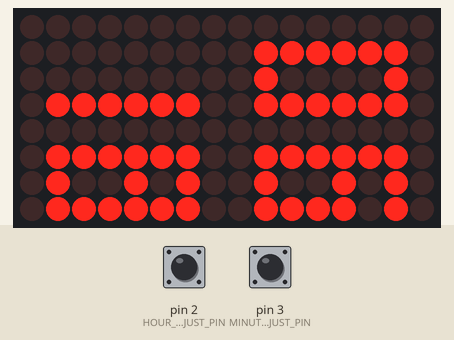
Simulated run of this sketch. Board: Arduino Uno, built with avr-gcc and run on an emulated ATmega328P. On the bench: 16×8 LED matrix. Inputs (shaded band) come from the test bench; at power-on: pin 2 (HOUR_ADJUST_PIN) HIGH, pin 3 (MINUTE_ADJUST_PIN) HIGH.

Above: at 1.2 s.
1.3 s: pin 2 (HOUR_ADJUST_PIN) pulled LOW for 0.25 s
At 1.52 s:
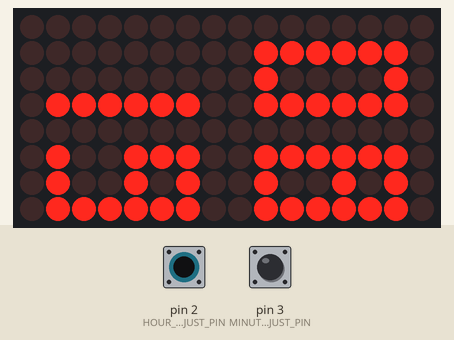
3.5 s: pin 3 (MINUTE_ADJUST_PIN) pulled LOW for 0.25 s
At 3.76 s:
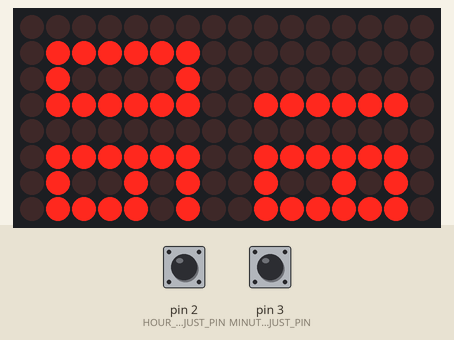
5.7 s: pin 2 (HOUR_ADJUST_PIN) pulled LOW for 1 s
At 5.99 s:
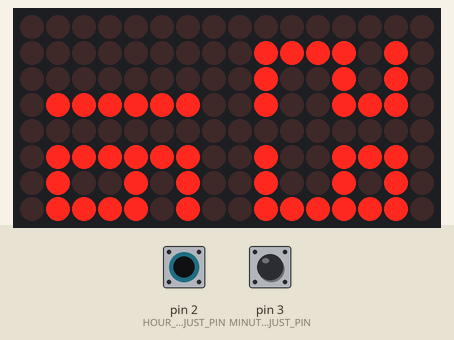
8.2 s: pin 3 (MINUTE_ADJUST_PIN) pulled LOW for 1 s
At 8.43 s:
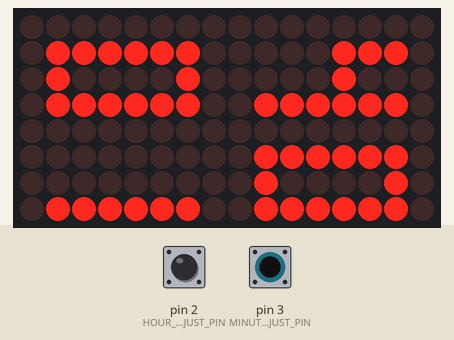
10.7 s: pin 2 (HOUR_ADJUST_PIN) pulled LOW for 0.25 s
At 10.87 s:
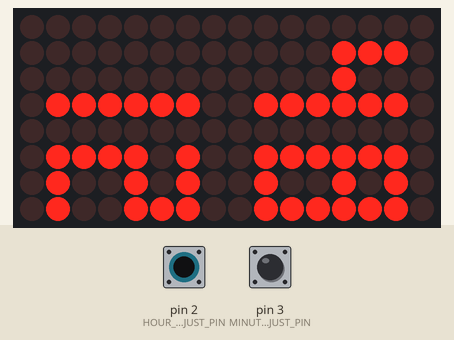
12.8 s: pin 3 (MINUTE_ADJUST_PIN) pulled LOW for 0.25 s
At 12.9 s:
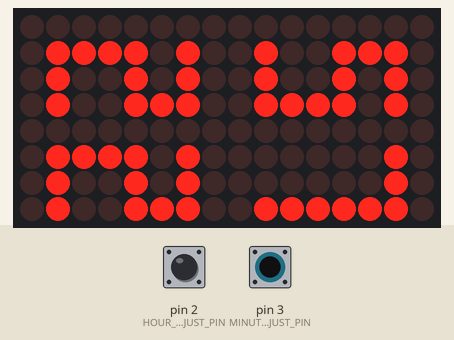

Measured:
- after the input at 1.3 s, the display: changes after 0.13 s (image 1)
- after the input at 3.5 s, the display: changes after 0.16 s (image 2)
- after the input at 5.7 s, the display: changes after 0.20 s (image 3)
- after the input at 8.2 s, the display: changes after 0.14 s (image 4)
- after the input at 10.7 s, the display: changes after 0.07 s (image 5)
- after the input at 12.8 s, the display: changes at once (image 6)

The sketch:

arduino_clock.ino
```cpp
#include <LedControl.h>

#define MATRIX_DATA_IN_PIN 11
#define LOAD_CS_PIN 10
#define CLK_PIN 9
#define MATRIX_COUNT 2
#define HOUR_ADJUST_PIN 2
#define MINUTE_ADJUST_PIN 3

LedControl led_control = LedControl(MATRIX_DATA_IN_PIN, CLK_PIN, LOAD_CS_PIN, MATRIX_COUNT);
int device_count;

//could be more in hex or less in octal systems
#define DIGIT_COUNT 10
#define DIGIT_WIDTH 3

byte digits[DIGIT_COUNT][DIGIT_WIDTH] = {
  {
    0b01111110,
    0b01000010,
    0b01111110,
  },
  {
    0b00000000,
    0b00000000,
    0b01111110,
  },
  {
    0b01111010,
    0b01001010,
    0b01001110,
  },
  {
    0b01001010,
    0b01001010,
    0b01111110,
  },
  {
    0b00001110,
    0b00001000,
    0b01111110,
  },
  {
    0b01001110,
    0b01001010,
    0b01111010,
  },
  {
    0b01111110,
    0b01001010,
    0b01111010,
  },
  {
    0b00000010,
    0b00000010,
    0b01111110,
  },
  {
    0b01111110,
    0b01001010,
    0b01111110,
  },
  {
    0b01001110,
    0b01001010,
    0b01111110,
  },
};

void setup() {
  device_count = led_control.getDeviceCount();
  for (int device_addr = 0; device_addr < device_count; device_addr++) {
    reset_screen(device_addr);
  }
  pinMode(HOUR_ADJUST_PIN, INPUT_PULLUP);
  pinMode(MINUTE_ADJUST_PIN, INPUT_PULLUP);
}

void reset_screen(int device_addr) {
  led_control.shutdown(device_addr, false);
  led_control.setIntensity(0, 8);
}

int second = 00;
int minute = 00;
int hour = 12;
void loop() {
  bool __had_updates = update_hour_and_minute();
  update_time_display(0, 1);
  if (__had_updates){
    delay(200);
  } else {
    inc_second();
    delay(1000);
  }
}

bool update_hour_and_minute(){
  bool __adj_hour = digitalRead(HOUR_ADJUST_PIN);
  bool __adj_minute = digitalRead(MINUTE_ADJUST_PIN);
  if (__adj_hour){
    inc_hour();
  }
  if (__adj_minute){
    inc_minute();
  }
  return __adj_hour || __adj_minute;
}

void inc_hour(){
  hour++;
  if (hour == 24){
    hour = 0;
  }
}

void inc_minute(){
  minute++;
  if (minute == 60){
    minute = 0;
    inc_hour();
  }
}

void inc_second(){
  second++;
  if (second == 60){
    second = 0;
    inc_minute();
  }
}

void update_time_display(int _hour_display_addr, int _minute_display_addr) {
  display_number(_hour_display_addr, hour);
  display_number(_minute_display_addr, minute);
}

//displays a number between 00 and XX (X is max single digit in a given system, i.e. 9 in decimal)
int offset = 4;
void display_number(int _device_addr, int _number_to_show) {
  int __lower_digit = _number_to_show % DIGIT_COUNT;
  int __upper_digit = _number_to_show / DIGIT_COUNT;
  for (int i = 0; i < DIGIT_WIDTH; i++) {
    led_control.setRow(_device_addr, i + 1, digits[__upper_digit][i]);
  }
  for (int i = 0; i < DIGIT_WIDTH; i++) {
    led_control.setRow(_device_addr, i + offset + 1, digits[__lower_digit][i]);
  }
}
```
